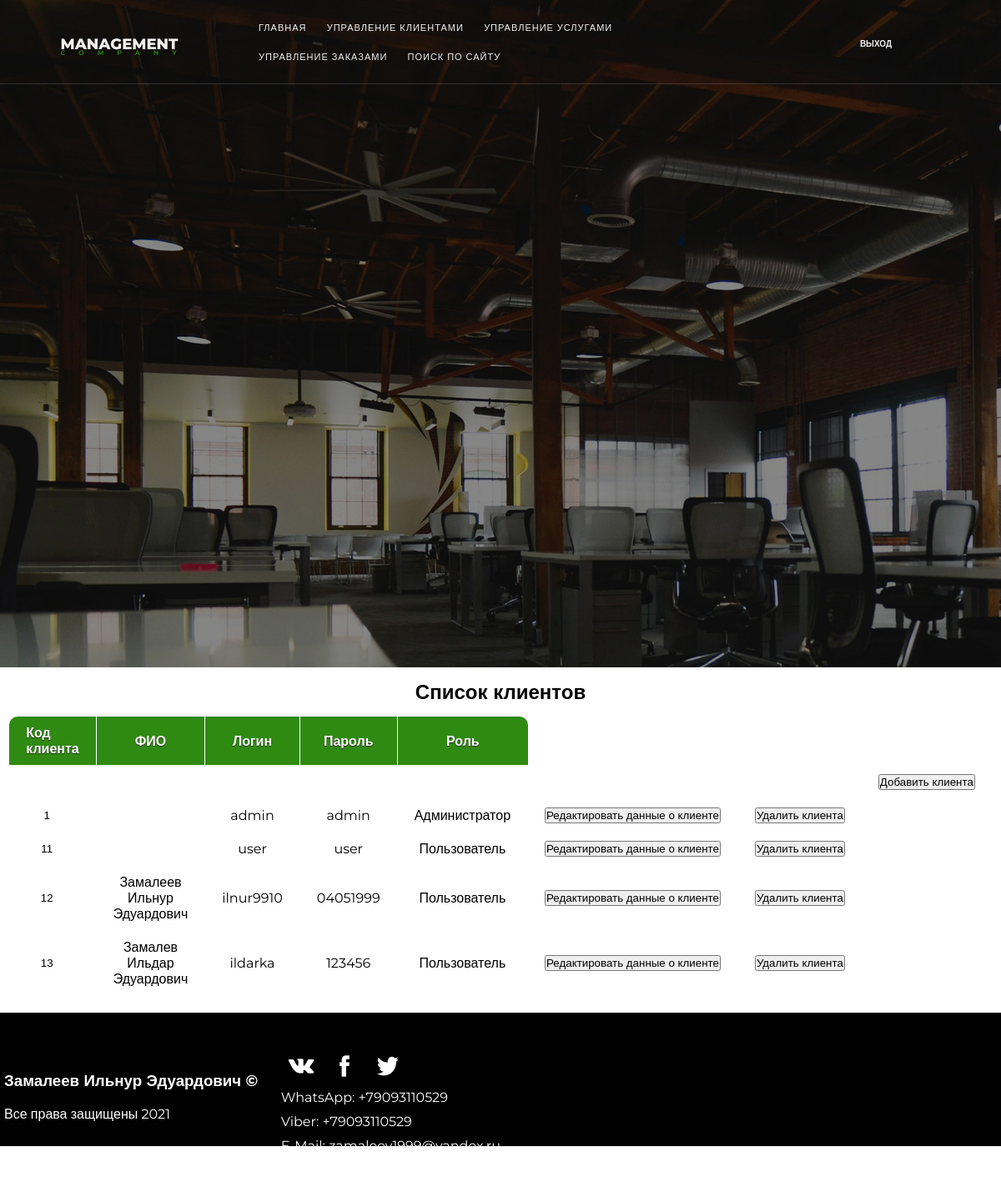
The page /admin/client.php on the database its author committed.
### tables this page shows
CREATE TABLE `users` (
  `id` int(11) NOT NULL,
  `login` varchar(50) NOT NULL,
  `pass` varchar(50) NOT NULL,
  `role` varchar(50) NOT NULL
);

CREATE TABLE `client` (
  `id` int(11) NOT NULL,
  `family` varchar(50) NOT NULL,
  `name` varchar(50) NOT NULL,
  `patronymic` varchar(50) NOT NULL,
  `email` varchar(50) NOT NULL,
  `id_user` int(11) NOT NULL
);

### admin/client.php (the view, shortened to what this page needs)
<?php
	include('header.php');
	$query = mysqli_query($conn, 'SELECT * FROM users');
?>
<h2 class="company_service">Список клиентов</h2>
<center>
<table width="75%">
<tr>
	<th>Код клиента</th>
	<th>ФИО</th>
	<th>Логин</th>
	<th>Пароль</th>
	<th>Роль</th>
</tr>
<?php
echo'<form method="POST">';
echo'<tr>';
	echo'<td></td>';
	echo'<td></td>';
	echo'<td></td>';
	echo'<td></td>';
	echo'<td></td>';
	echo'<td></td>';
	echo'<td></td>';
	echo'<td><input type="submit" name="add" value="Добавить клиента"></td>';
echo'</tr>';
echo'</form>';
while ($result = mysqli_fetch_array($query)) {
	$client = mysqli_fetch_array(mysqli_query($conn, 'SELECT * FROM client WHERE id_user = "'.$result['id'].'"'));
	echo'<form method="POST">';
	echo'<tr align="center">';
		echo'<td><input name="id" value="'.$result['id'].'" readonly style="width: 50px;text-align: center;border: 0 none;"></td>';
		echo'<td>'.$client['family'].' '.$client['name'].' '.$client['patronymic'].'</td>';
		echo'<td>'.$result['login'].'</td>';
		echo'<td>'.$result['pass'].'</td>';
		if($result['role'] == 'admin') {
		echo'<td>Администратор</td>'; }
		else {
			echo'<td>Пользователь</td>'; }
		echo'<td><input type="submit" name="edit" value="Редактировать данные о клиенте"></td>';
		echo'<td><input type="submit" name="del" value="Удалить клиента"></td>';
	echo'</tr>';
	echo'</form>';
}
?>
</table>
</center>
<?php
include ('footer.php');
?>
</body>
</html>

### admin/header.php (shortened to what this page needs)
<html lang="ru">
<head>
	<link href="css/font-awesome.min.css" rel="stylesheet">
	<link href="css/basic.css" rel="stylesheet">
	<link href="css/style.css" rel="stylesheet">
	</head>
<body>
<header class="header">
	<div class="header-top">
		<div class="logo">
			<a href="#">
				<h5>Management</h5>
				<span>Company</span>
			</a>
		</div>
		<div class="nav">
			<ul>
				<li><a href="mainAdmin.php">Главная</a></li>
				<li><a href="client.php">Управление клиентами</a></li>
				<li><a href="product.php">Управление услугами</a></li>
				<li><a href="order.php">Управление заказами</a></li>
				<li><a href="search.php">Поиск по сайту</a></li>
			</ul>
		</div>
		<div class="reg">
			<li><a href="../index.php?exit">Выход</a></li>
		</div>
</div>
</header>

### admin/footer.php
<link rel="stylesheet"href="css/style.css">
<footer class="footer">
    <div class="footer-bottom">
      <div class="rights">
        <div class="text-block"><br><br><br><br><h3>Замалеев Ильнур Эдуардович ©</h3><br>
        <span>Все права защищены <?php echo date('Y') ?></span></div>
      </div>
        <div class="social">
<ul><br><br><br><br><br><br><br>
    <li><a href="#"><img src="images/vk.png"title="Мы в VK"></a></li>
    <li><a href="#"><img src="images/facebook.png"title="Мы в Facebook"></a></li>
    <li><a href="#"><img src="images/twitter.png"title="Мы в Twitter"></a></li><br>
    <li><p class="text-block"style="margin-bottom:10px;">WhatsApp: +79093110529</li><br>
    <li><p class="text-block"style="margin-bottom:10px;">Viber: +79093110529</li><br>
    <li><p class="text-block">E-Mail: zamaleev1999@yandex.ru</p></li><br>
</ul>
        </div>

### admin/css/basic.css (style rules this page uses)
* { margin: 0; padding: 0; }
body { font-family: 'Montserrat', sans-serif; }
h1,h2,h3,h4,h5 { margin: 0; }
li { list-style: none; }
a { text-decoration: none; }

### admin/css/style.css (style rules this page uses)
.header { width: 100%; height: 100vh; background-image:url('../images/test.jpg') }
.header-top { position: absolute; z-index: 1000; background-color: transparent; border-bottom: 1px solid #bbb3; display: -webkit-box; display: -ms-flexbox; display: flex; width: 100%; height: 100px; }
.header-top .logo { display: -webkit-box; display: -ms-flexbox; display: flex; -webkit-box-pack: center; -ms-flex-pack: center; justify-content: center; -webkit-box-align: center; -ms-flex-align: center; align-items: center; width: 25%; height: 100%; margin-top: 8px; }
.header-top .logo a { text-decoration: none; }
.header-top .logo h5 { font-size: 18px; text-transform: uppercase; font-weight: 800; line-height: 10px; color: #f2f2f2; }
.header-top .logo span { font-size: 8px; font-weight: 600; text-transform: uppercase; letter-spacing: 16px; color: #2f8a12; }
.header-top .nav { display: -webkit-box; display: -ms-flexbox; display: flex; -webkit-box-pack: center; -ms-flex-pack: center; justify-content: center; -webkit-box-align: center; -ms-flex-align: center; align-items: center; width: 50%; height: 100%; }
.header-top .nav li { display: inline-block; margin: 10px; }
.header-top .nav li a { color: #f2f2f2; font-size: 11px; letter-spacing: 1px; text-transform: uppercase; -webkit-transition: .5s; transition: .5s; }
.header-top .nav li a::before { content: ''; display: block; width: 0%; height: 1px; background-color: #2f8a12; -webkit-transition: .5s; transition: .5s; position: relative; top: 25px; }
.header-top .reg { display: -webkit-box; display: -ms-flexbox; display: flex; -webkit-box-align: center; -ms-flex-align: center; align-items: center; -webkit-box-pack: center; -ms-flex-pack: center; justify-content: center; width: 25%; height: 100%; }
.header-top .reg a { -webkit-transition: .5s; transition: .5s; font-size: 10px; text-transform: uppercase; font-weight: 600; color: #f2f2f2; padding: 2px 10px; }
.text-block { display: block; position: relative; top: 40%; color: #fff; }
table { border-radius: 10px; border-spacing: 0; text-align:center; }
th { background: #2f8a12; color: white; text-shadow: 0 1px 1px #2D2020; padding: 10px 20px; }
th, td { border-style: solid; border-width: 0 1px 1px 0; border-color: white; }
th:first-child, td:first-child { text-align: left; }
th:first-child { border-top-left-radius: 10px; }
th:last-child { border-top-right-radius: 10px; border-right: none; }
td { padding: 10px 20px; background: #FFF; }
tr:last-child td:first-child { border-radius: 0 0 0 10px; }
tr:last-child td:last-child { border-radius: 0 0 10px 0; }
tr td:last-child { border-right: none; }
.company_service { display: block; top: 40%; color: #000; text-align:center; margin-top:15px; margin-bottom:15px; }
.footer { width: 100%; height: 20%; background-color:#000; margin-top:20px; }
.footer-bottom { position: absolute; z-index: 1000; background-color: transparent; display: -webkit-box; display: -ms-flexbox; display: flex; width: 50%; height: 20%; }
.rights { display: -webkit-box; display: -ms-flexbox; display: flex; -webkit-box-pack: center; -ms-flex-pack: center; justify-content: center; -webkit-box-align: center; -ms-flex-align: center; align-items: center; width: 55%; height: 20%; margin-top: 8px; }
.footer-bottom .social { display: -webkit-box; display: -ms-flexbox; display: flex; -webkit-box-pack: center; -ms-flex-pack: center; justify-content:flex-end; -webkit-box-align: center; -ms-flex-align: center; align-items: center; width: 50%; height: 20%; margin-top: 8px; }
.footer-bottom .social li { display:inline-block; }

### rows shown on the page
users: id "1", login "admin", pass "admin", role "Администратор"
users: id "11", login "user", pass "user", role "Пользователь"
users: id "12", client.family "Замалеев", client.name "Ильнур", client.patronymic "Эдуардович", login "ilnur9910", pass "04051999", role "Пользователь"
users: id "13", client.family "Замалев", client.name "Ильдар", client.patronymic "Эдуардович", login "ildarka", pass "123456", role "Пользователь"
